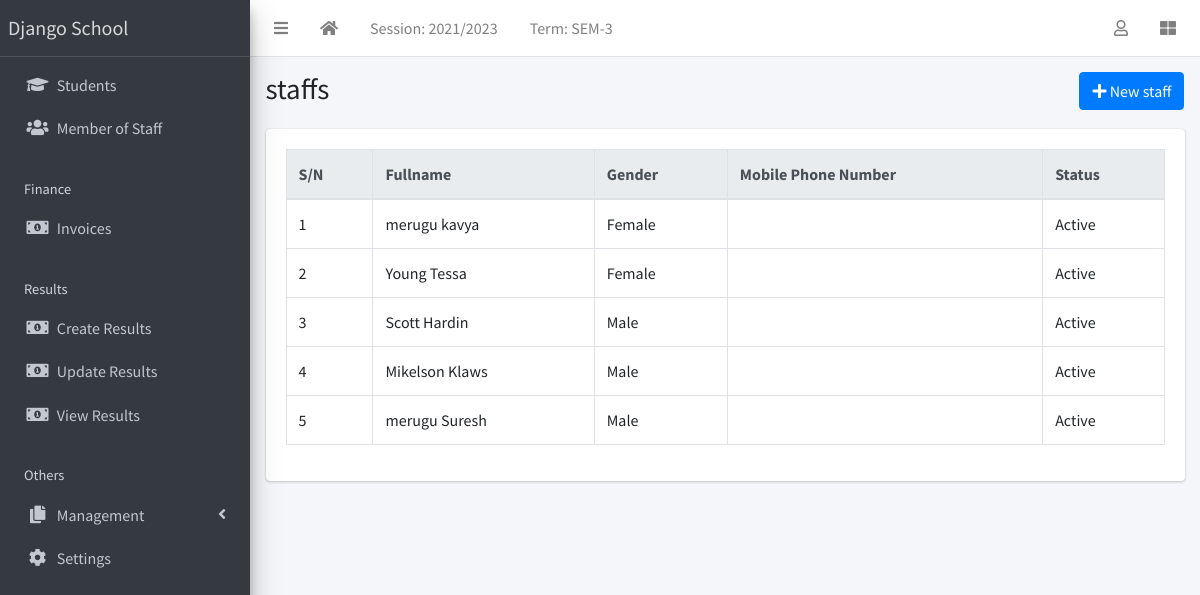
/staff/list/, run on the app's committed database.
### apps/corecode/models.py (models this page shows, shortened)
class AcademicSession(models.Model):
    name = models.CharField(max_length=200, unique=True)
    current = models.BooleanField(default=True)
    class Meta:
        ordering = ["-name"]

class AcademicTerm(models.Model):
    name = models.CharField(max_length=20, unique=True)
    current = models.BooleanField(default=True)
    class Meta:
        ordering = ["name"]

class SiteConfig(models.Model):
    key = models.SlugField()
    value = models.CharField(max_length=200)

### apps/staffs/models.py (models this page shows, shortened)
class Staff(models.Model):
    STATUS = [("active", "Active"), ("inactive", "Inactive")]
    GENDER = [("male", "Male"), ("female", "Female")]
    current_status = models.CharField(max_length=10, choices=STATUS, default="active")
    surname = models.CharField(max_length=200)
    firstname = models.CharField(max_length=200)
    other_name = models.CharField(max_length=200, blank=True)
    gender = models.CharField(max_length=10, choices=GENDER, default="male")
    date_of_birth = models.DateField(default=timezone.now)
    date_of_admission = models.DateField(default=timezone.now)
    mobile_num_regex = RegexValidator(
        regex="^[0-9]{10,15}$", message="Entered mobile number isn't in a right format!"
    )
    mobile_number = models.CharField(
        validators=[mobile_num_regex], max_length=13, blank=True
    )
    address = models.TextField(blank=True)
    others = models.TextField(blank=True)

### apps/staffs/views.py (the view)
# urls.py: path("list/", StaffListView.as_view(), name="staff-list"),
class StaffListView(ListView):
    model = Staff

### apps/corecode/context_processors.py (called while the page is built)
def site_defaults(request):
    current_session = AcademicSession.objects.get(current=True)
    current_term = AcademicTerm.objects.get(current=True)
    vals = SiteConfig.objects.all()
    contexts = {
        "current_session": current_session.name,
        "current_term": current_term.name,
    }
    for val in vals:
        contexts[val.key] = val.value
    return contexts

### apps/staffs/templates/staffs/staff_list.html (shortened to what this page needs)
{% extends 'base.html' %}
{% block title %}staffs{% endblock title %}
{% block breadcrumb %}
<a class="btn btn-primary" href="{% url 'staff-create' %}"><i
    class="fas fa-plus"></i> New staff</a>
{% endblock breadcrumb %}
{% block content %}
  <table id="stafftable" class="table table-bordered table-hover">
    <thead class="thead-light">
      <tr>
        <th>S/N</th>
        <th>Fullname</th>
        <th>Gender</th>
        <th>Mobile Phone Number</th>
        <th>Status</th>
      </tr>
    </thead>
    <tbody>
      {% for staff in object_list %}
        <tr class='clickable-row' data-href="{% url 'staff-detail' staff.id %}">
          <td>{{ forloop.counter}}</td>
          <td>{{ staff.surname}} {{staff.firstname }} {{staff.other_name }}</td>
          <td>{{ staff.get_gender_display}}</td>
          <td>{{ staff.parent_mobile_number}}</td>
          <td>{{ staff.get_current_status_display}}</td>
        </tr>
      {% endfor %}
    </tbody>
  </table>
{% endblock content %}

### templates/base.html (shortened to what this page needs)
{% load static %}
<!DOCTYPE html>
<html lang="en">
<head>
  <link rel="stylesheet" href="{% static 'plugins/fontawesome-free/css/all.min.css' %}">
  <link rel="stylesheet" href="{% static 'plugins/toastr/toastr.min.css' %}">
  <link rel="stylesheet"
    href="{% static 'plugins/overlayScrollbars/css/OverlayScrollbars.min.css' %}">
  <link rel="stylesheet" href="{% static 'plugins/Datatables/datatables.min.css' %}" />
  <link rel="stylesheet" href="{% static 'dist/css/adminlte.min.css' %}">
</head>
<body
  class="hold-transition sidebar-mini layout-fixed layout-navbar-fixed layout-footer-fixed">
  <div class="wrapper">
    <nav class="main-header navbar navbar-expand navbar-white navbar-light">
      <ul class="navbar-nav">
        <li class="nav-item">
          <a class="nav-link" data-widget="pushmenu" href="#" role="button"><i
              class="fas fa-bars"></i></a>
        </li>
        <li class="nav-item d-none d-sm-inline-block">
          <a href="{% url 'home' %} " class="nav-link"><i class="fa fa-home"></i></a>
        </li>
        <li class="nav-item d-none d-sm-inline-block">
          <a href="{% url 'current-session' %}" class="nav-link">Session: {{ current_session }}</a>
        </li>
        <li class="nav-item d-none d-sm-inline-block">
          <a href="{% url 'current-session' %}" class="nav-link">Term: {{ current_term }}</a>
        </li>
      </ul>
      <ul class="navbar-nav ml-auto">
        <li class="nav-item dropdown">
          <a class="nav-link" data-toggle="dropdown" href="#">
            <i class="far fa-user"></i>
          </a>
        </li>
        <li class="nav-item">
          <a class="nav-link" data-widget="control-sidebar" data-slide="true"
            href="#" role="button"><i class="fas fa-th-large"></i></a>
        </li>
      </ul>
    </nav>
    <aside class="main-sidebar sidebar-dark-primary elevation-4">
      <a href="{% url 'home' %}" class="brand-link">{{ school_name | default:"MySchool" }}</a>
      <div class="sidebar">
        <nav class="mt-2">
          <ul class="nav nav-pills nav-sidebar flex-column"
            data-widget="treeview" role="menu" data-accordion="false">
            <li class="nav-item">
              <a href="{% url 'student-list' %}" class="nav-link">
                <i class="nav-icon fas fa-graduation-cap"></i>
                <p>
                  Students
                </p>
              </a>
            </li>
            <li class="nav-item">
              <a href="{% url 'staff-list' %}" class="nav-link">
                <i class="nav-icon fas fa-users"></i>
                <p>
                  Member of Staff
                </p>
              </a>
            </li>
            <li class="nav-header">Finance</li>
            <li class="nav-item">
              <a href="{% url 'invoice-list' %}" class="nav-link">
                <i class="nav-icon fas fa-money-bill-alt"></i>
                <p>
                  Invoices
                </p>
              </a>
            </li>
            <li class="nav-header">Results</li>
            <li class="nav-item">
              <a href="{% url 'create-result' %}" class="nav-link">
                <i class="nav-icon fas fa-money-bill-alt"></i>
                <p>
                  Create Results
                </p>
              </a>
            </li>
            <li class="nav-item">
              <a href="{% url 'edit-results' %}" class="nav-link">
                <i class="nav-icon fas fa-money-bill-alt"></i>
                <p>
                  Update Results
                </p>
              </a>
            </li>
            <li class="nav-item">
              <a href="{% url 'view-results' %}" class="nav-link">
                <i class="nav-icon fas fa-money-bill-alt"></i>
                <p>
                  View Results
                </p>
              </a>
            </li>
            <li class="nav-header">Others</li>
            <li class="nav-item has-treeview">
              <a href="#" class="nav-link">
                <i class="nav-icon fas fa-copy"></i>
                <p>
                  Management
                  <i class="fas fa-angle-left right"></i>
                </p>
              </a>
            </li>
            <li class="nav-item">
              <a href="{% url 'configs' %}" class="nav-link">
                <i class="nav-icon fas fa-cog"></i>
                <p>
                  Settings
                </p>
              </a>
            </li>
          </ul>
        </nav>
      </div>
    </aside>
    <div class="content-wrapper">
      <section class="content-header">
        <div class="container-fluid">
          <div class="row mb-1">
            <div class="col-sm-8">
              <h1>{% block title %}{% endblock title %}</h1>
            </div>
            <div class="col-sm-4">
              <ol class="breadcrumb float-sm-right">
                <li class="breadcrumb-item">{% block breadcrumb %}{% endblock breadcrumb %}</li>
              </ol>
            </div>
          </div>
        </div>
      </section>
      <section class="content">
        <div class="container-fluid">
          <div class="row">
            <div class="col-md-12">
              {% block fullcard %}
              <div class="card">
                <div class="card-body">
                  <div class="row">
                    <div class="col">
                      {% block content %}
                      {% endblock content %}
                    </div>
                  </div>
                </div>
              </div>
              {% endblock fullcard %}
            </div>
          </div>
        </div>
      </section>
    </div>
  </div>
</body>
</html>

### data on the page
AcademicSession: name "2021/2023"
AcademicTerm: name "SEM-3"
SiteConfig: value "Django School"
Staff: surname "merugu", firstname "kavya", gender "Female", current_status "Active"
Staff: surname "Young", firstname "Tessa", gender "Female", current_status "Active"
Staff: surname "Scott", firstname "Hardin", gender "Male", current_status "Active"
Staff: surname "Mikelson", firstname "Klaws", gender "Male", current_status "Active"
Staff: surname "merugu", firstname "Suresh", gender "Male", current_status "Active"
